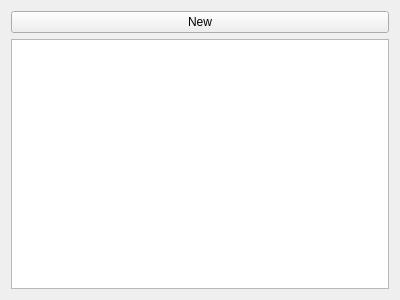
<?xml version="1.0" encoding="UTF-8"?>
<ui version="4.0">
 <class>Form</class>
 <widget class="QWidget" name="Form">
  <property name="geometry">
   <rect>
    <x>0</x>
    <y>0</y>
    <width>400</width>
    <height>300</height>
   </rect>
  </property>
  <property name="windowTitle">
   <string>Countries</string>
  </property>
  <layout class="QVBoxLayout" name="verticalLayout">
   <item>
    <widget class="QPushButton" name="newBtn">
     <property name="text">
      <string>New</string>
     </property>
    </widget>
   </item>
   <item>
    <widget class="QTableView" name="tableView"/>
   </item>
  </layout>
 </widget>
 <resources/>
 <connections>
  <connection>
   <sender>newBtn</sender>
   <signal>clicked()</signal>
   <receiver>Form</receiver>
   <slot>newCountry()</slot>
   <hints>
    <hint type="sourcelabel">
     <x>252</x>
     <y>19</y>
    </hint>
    <hint type="destinationlabel">
     <x>394</x>
     <y>76</y>
    </hint>
   </hints>
  </connection>
  <connection>
   <sender>tableView</sender>
   <signal>doubleClicked(QModelIndex)</signal>
   <receiver>Form</receiver>
   <slot>editSelected()</slot>
   <hints>
    <hint type="sourcelabel">
     <x>243</x>
     <y>134</y>
    </hint>
    <hint type="destinationlabel">
     <x>396</x>
     <y>209</y>
    </hint>
   </hints>
  </connection>
 </connections>
 <slots>
  <slot>newCountry()</slot>
  <slot>editSelected()</slot>
 </slots>
</ui>
